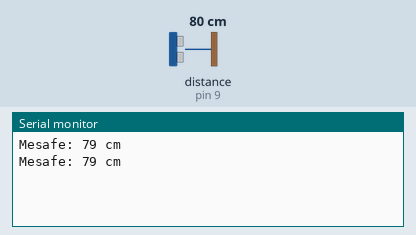
The sketch below on a simulated Arduino Uno, built with avr-gcc and run on an emulated ATmega328P. On the bench: the last lines printed to the serial monitor. Wiring (inferred from the names in the program): ultrasonic range finder: trigger pin 8; echo pin 9. Inputs (shaded band) come from the test bench; at power-on: distance to the obstacle (sensor on pin 9) 80 cm. The echo pulse lasts 58.3 µs per cm.

Above: at 1.8 s.
1.9 s: distance to the obstacle (sensor on pin 9) set to 2 cm
At 2.7 s:
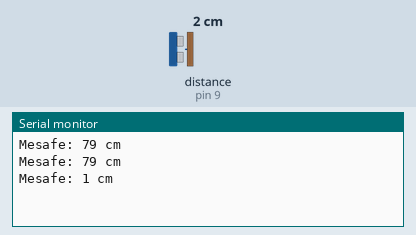
3.4 s: distance to the obstacle (sensor on pin 9) set to 4 cm
At 4.3 s:
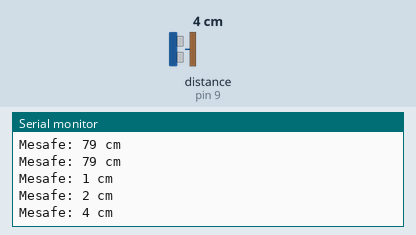
Timing chart, 0 to 6.4 s (numbered marks = the images above; inputs shaded):
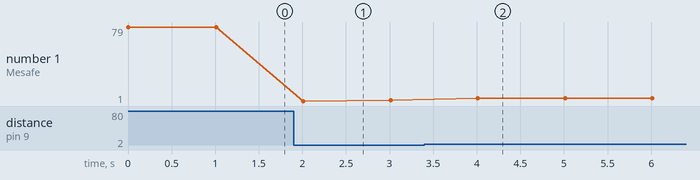

Measured:
- after the input at 1.9 s, the serial monitor: prints a new line after 0.11 s (image 1)
- after the input at 3.4 s, the serial monitor: prints a new line after 0.61 s (image 2)
- plotted number 1: 79 → 2 after the input at 1.9 s, 2 → 4 after the input at 3.4 s

The sketch:

sensor-kalibrasyon.ino
```cpp
#define echoPin 9 // Mesafe sensörü echo pini
#define trigPin 8 // Mesafe sensörü trig pini

void setup() {
  Serial.begin(9600);
  pinMode(trigPin, OUTPUT);
  pinMode(echoPin, INPUT);
}

void loop() {
  // Mesafe ölçümü yap
  long duration, distance;
  digitalWrite(trigPin, LOW);
  delayMicroseconds(2);
  digitalWrite(trigPin, HIGH);
  delayMicroseconds(10);
  digitalWrite(trigPin, LOW);
  duration = pulseIn(echoPin, HIGH);
  distance = (duration / 2) / 29.1;  // Mesafe hesaplama formülü

  // Mesafeyi seri monitöre yazdır
  Serial.print("Mesafe: ");
  Serial.print(distance);
  Serial.println(" cm");

  delay(1000); // 1 saniye bekle
}
```
